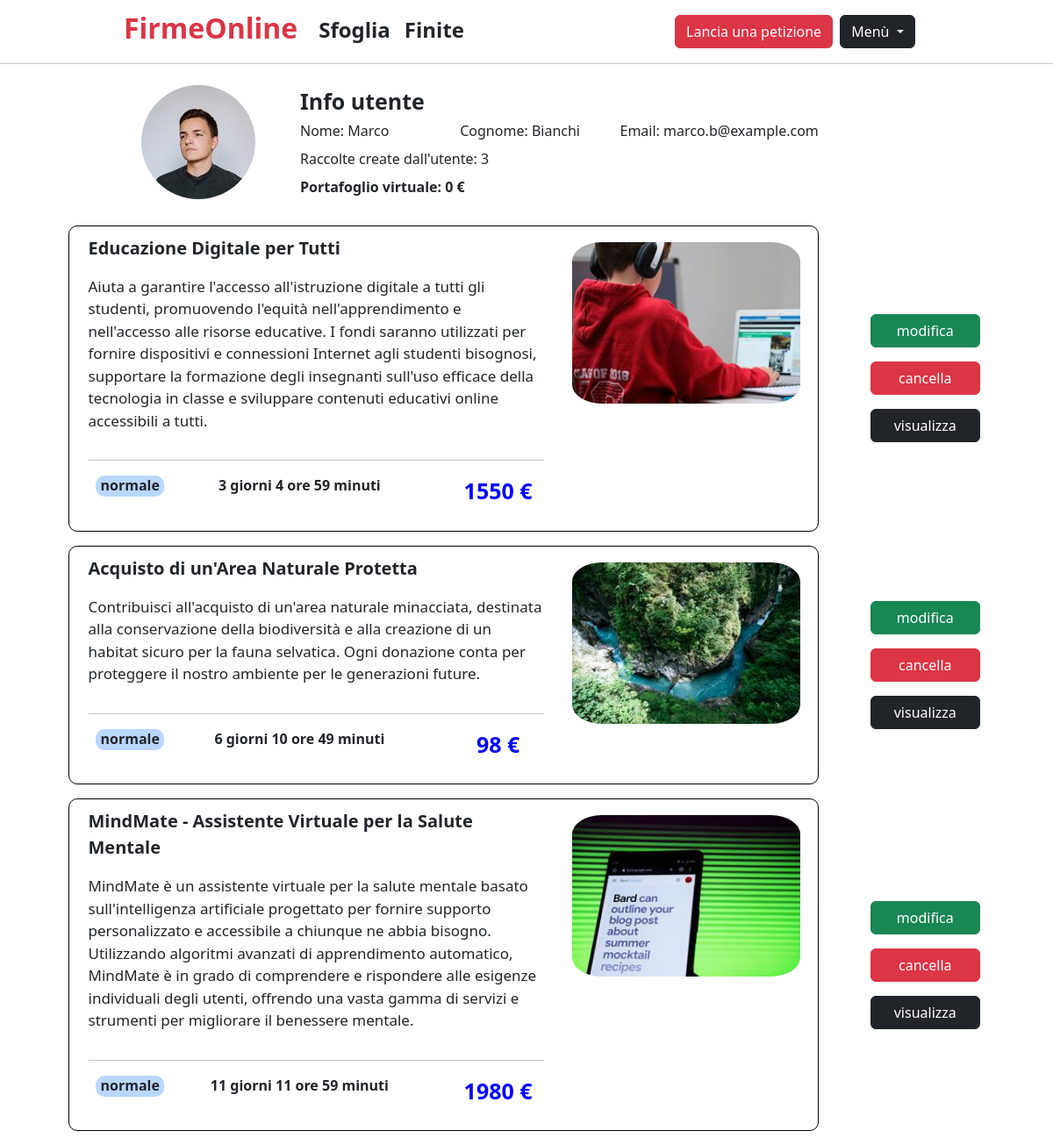
The page /profile (signed in) on the database its author committed.
### tables this page shows
CREATE TABLE "utenti" (
	"email"	TEXT UNIQUE,
	"password"	TEXT NOT NULL,
	"id"	INTEGER,
	"immagine_profilo"	TEXT,
	"nome"	TEXT,
	"cognome"	TEXT,
	PRIMARY KEY("id" AUTOINCREMENT)
);

CREATE TABLE "raccolte" (
	"titolo"	TEXT NOT NULL,
	"descrizione"	TEXT NOT NULL,
	"goal"	NUMERIC NOT NULL,
	"minen"	NUMERIC NOT NULL,
	"maxen"	NUMERIC NOT NULL,
	"tiporac"	TEXT NOT NULL,
	"image"	TEXT,
	"datafine"	TEXT,
	"raccid"	INTEGER,
	"timer"	TEXT NOT NULL,
	"idutente"	INTEGER,
	"soldrac"	INTEGER,
	"datacrz"	TEXT,
	PRIMARY KEY("raccid" AUTOINCREMENT)
);

### app.py (the view)
@app.route("/profile")
@login_required
def profile():
    post_id = posts_dao.get_posts_user(current_user.id)
    balance=0
    totpost=0
    for post in post_id:
        totpost+=1
        for key in dict(post).keys():
            if key == "timer" and (not post[key] != "0"):
                balance+=post['soldrac']
    faggiornatimer(post_id)
    return render_template('profile.html', posts=post_id, balance=balance, totpost=totpost)

### app.py (called while the page is built)
def faggiornatimer(posts_db):
    for post in posts_db:
        timeout = tempo_restante(post['datafine'])
        posts_dao.aggiornatimer(timeout, post['raccid'])

def tempo_restante(datainput):
    print(datainput)
    datainput = datetime.strptime(datainput, '%Y-%m-%dT%H:%M')
    data_attuale = datetime.now()
    diff = datainput-data_attuale
    giorni = diff.days
    ore, resto = divmod(diff.seconds, 3600)
    minuti, _ = divmod(resto, 60)
    if(giorni > 14):
        return "-1"
    elif (giorni < 0):
        return "0"
    else:
        str = f"{giorni}:{ore}:{minuti}"
    return str

@login_manager.user_loader
def load_user(user_id):
    db_user = utenti_dao.get_user_by_id(user_id)
    if db_user is not None:
        user = User(id=db_user['id'], email=db_user['email'],password=db_user['password'], immagine_profilo=db_user['immagine_profilo'], nome=db_user['nome'], cognome=db_user['cognome'])
    else:
        user = None
    return user

### posts_dao.py (called while the page is built)
def aggiornatimer(timeout, raccid):
    conn = sqlite3.connect('db/racfirme.db')
    conn.row_factory = sqlite3.Row
    cursor = conn.cursor()
    sql = 'UPDATE raccolte SET timer = ? WHERE raccid = ?'
    cursor.execute(sql, (timeout, raccid))
    conn.commit()
    cursor.close()
    conn.close()

def get_posts_user(id):
    conn = sqlite3.connect('db/racfirme.db')
    conn.row_factory = sqlite3.Row
    cursor = conn.cursor()
    sql = 'SELECT * FROM raccolte WHERE idutente = ? ORDER BY datafine'
    cursor.execute(sql, (id,))
    posts = cursor.fetchall()
    print(posts)
    cursor.close()
    conn.close()
    return posts

### utenti_dao.py (called while the page is built)
def get_user_by_id(id):
    conn = sqlite3.connect('db/racfirme.db')
    conn.row_factory = sqlite3.Row
    cursor = conn.cursor()
    sql = 'SELECT * FROM utenti WHERE id = ?'
    cursor.execute(sql, (id ,))
    user = cursor.fetchone()
    cursor.close()
    conn.close()
    return user

### templates/profile.html (shortened to what this page needs)
{% extends "base.html" %}
{%block content%}
<main class="mb-3">
    <div class="row">
        <div class="col"></div>
        <div class="col-9">
            <div class="row">
                <div class="col-2 overflow">
                    <img class="w-26 p-2 rounded-circle" src="{{ url_for('static', filename=current_user.immagine_profilo) }}" alt="Questa è l'immagine del post">
                </div>
                <div class="col pt-2 ps-5">
                    <p class="infoutente">Info utente</p>
                    <div class="row mb-2">
                        <div class="col-3"><p class="d-inline">Nome: {{current_user.nome}}</p></div>
                        <div class="col-3"><p class="d-inline">Cognome: {{current_user.cognome}}</p></div>
                        <div class="col"><p class="d-inline">Email: {{current_user.email}}</p></div>
                    </div>
                    <p class="mb-2">Raccolte create dall'utente: {{totpost}}</p>
                    <p class="mt-2 portvirt"> Portafoglio virtuale: {{balance}} €</p>
                </div>
            </div>
        </div>
        <div class="col"></div>
    </div>
    {% for post in posts %}
    <article>
        <div class="container mt-3">
            <div class="row">
                <div id="post" class="col-9 row mx-auto text-center border border-black">
                    <div class="col bodypage d-flex flex-column justify-content-between">
                        <p class="posttitle" class="mb-0">{{ post.titolo }}</p>
                        <p class="postdescr">{{ post.descrizione }}</p>
                        <div class="mt-auto mb-3">
                            <hr>
                            <div class="row text-center">
                                {% if post.tiporac == 'lampo' %}
                                <div class="col-2"><p class="lampo footerpage ms-2">{{ post.tiporac }}</p></div>
                                {% else %}
                                <div class="col-2"><p class="norm footerpage ms-2">{{ post.tiporac }}</p></div>
                                {% endif %}
                                <div class="col-7 p-0">
                                    {% if post.timer == '0' %}
                                        {% if post.soldrac > post.goal %}
                                        <p class="footerpage ms-2">finita: obiettivo raggiunto</p>
                                        {% else %}
                                        <p class="footerpage ms-2">finita: obiettivo non raggiunto</p>
                                        {% endif %}
                                    {% else %}
                                        {% set days, ore, minuti = post.timer.split(':') %}
                                        <p class="footerpage ms-2">{{days}} giorni {{ore}} ore {{minuti}} minuti</p>
                                    {% endif %}
                                </div>
                                <div class="col-3 p-0"><p class="footerpage ms-2 budgetpage p-0">{{ post.soldrac }} €</p></div>
                            </div>
                        </div>
                    </div>
                    <div class="col-4 imagecontainer">
                        {% if post.image %}
                            <img class="w-100 h-100 p-2 imagepost" src="{{ url_for('static', filename=post.image) }}" alt="Questa è l'immagine del post">
                        {% endif %}
                    </div>
                </div>
                <div class="col-2 d-flex flex-column justify-content-center">
                    {% if post.timer != '0' %}
                    <a href="{{ url_for('modifica', id=post.raccid ) }}" class="mb-3 btn btn-success buttons">modifica</a>
                    <a href="{{ url_for('cancella', id=post.raccid ) }}" class="mb-3 btn btn-danger buttons">cancella</a>
                    {% endif %}
                    <a href="{{ url_for('single_post', id=post.raccid ) }}" class="btn btn-dark buttons">visualizza</a>
                </div>
            </div>
        </div>
    </article>
    {% endfor %}
</main>
{%endblock%}

### static/style.css (style rules this page uses)
#post { max-width: 80%; padding-bottom: 10px; padding-top: 10px; border-radius: 10px; padding-left: 10px; padding-right: 0px; }
.norm { background-color: rgba(0, 110, 255, 0.274); border-radius: 10px; padding-left: 6px; padding-right: 5px; padding-bottom: 2px; }
.bodypage { text-align: left; }
.footerpage { display: inline; font-weight: bold; text-align: center; }
.budgetpage { font-size: 25px; color: blue; }
.imagepost { object-fit: cover; border-radius: 15%; }
.posttitle, .obragg, .titledon { font-size: 20px; font-weight: bold; }
.postdescr { font-size: 17px; }
.imagecontainer { width: 300px; height: 200px; }
.infoutente { font-size: 25px; font-weight: bold; margin-bottom: 2px; }
.portvirt { font-weight: bold; }
.buttons { width: 75%; }
.overflow { overflow: hidden; }

### rows shown on the page
utenti: immagine_profilo (picture), nome "Marco", cognome "Bianchi", email "marco.b@example.com"
raccolte: titolo "Educazione Digitale per Tutti", descrizione "Aiuta a garantire l'accesso all'istruzione digitale a tutti gli studenti, promuovendo l'equità nell'apprendimento e nell'accesso alle risorse educative. I fondi saranno utilizzati per fornire dispositivi e connessioni Internet agli studenti bisognosi, supportare la formazione degli insegnanti sull'uso efficace della tecnologia in classe e sviluppare contenuti educativi online accessibili a tutti.", tiporac "normale", days "3", ore "4", minuti "59", soldrac "1550", image (picture)
raccolte: titolo "Acquisto di un'Area Naturale Protetta", descrizione "Contribuisci all'acquisto di un'area naturale minacciata, destinata alla conservazione della biodiversità e alla creazione di un habitat sicuro per la fauna selvatica. Ogni donazione conta per proteggere il nostro ambiente per le generazioni future.", tiporac "normale", idutente "6", minen "10", minuti "49", soldrac "98", image (picture)
raccolte: titolo "MindMate - Assistente Virtuale per la Salute Mentale", descrizione "MindMate è un assistente virtuale per la salute mentale basato sull'intelligenza artificiale progettato per fornire supporto personalizzato e accessibile a chiunque ne abbia bisogno. Utilizzando algoritmi avanzati di apprendimento automatico, MindMate è in grado di comprendere e rispondere alle esigenze individuali degli utenti, offrendo una vasta gamma di servizi e strumenti per migliorare il benessere mentale.", tiporac "normale", days "11", ore "11", minuti "59", soldrac "1980", image (picture)

### other values the page prints
{{ totpost }} "3"
{{ balance }} "0"
